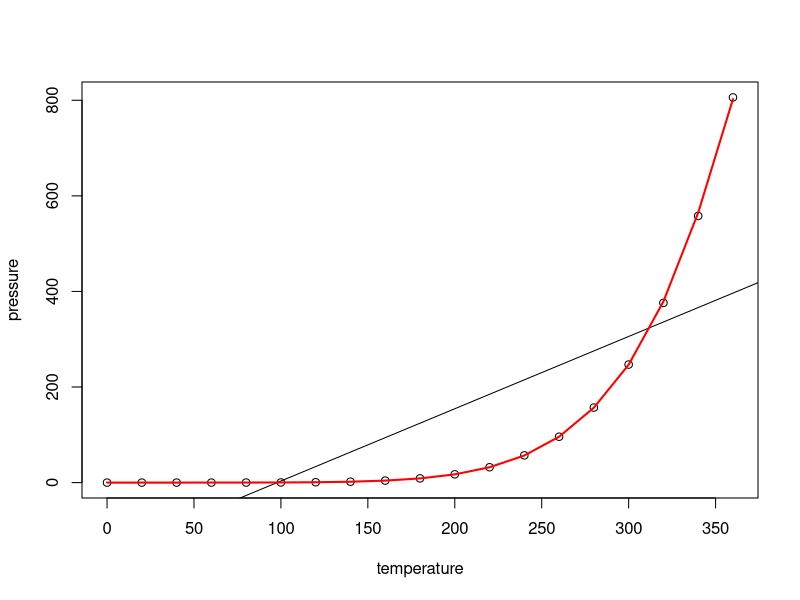

Write R code to recreate this figure.
## ---- chunk 1
knitr::opts_chunk$set(echo = TRUE)
## ---- chunk 2
summary(cars)
## ---- chunk 3
plot(pressure ~ temperature, data=pressure)
pressure.lm <-lm(pressure ~ temperature, data=pressure)
abline(coef(pressure.lm))
lw <- loess(pressure~temperature, span=.4, data=pressure)
lines(lw$x, lw$fitted, col="red", lwd=2)

